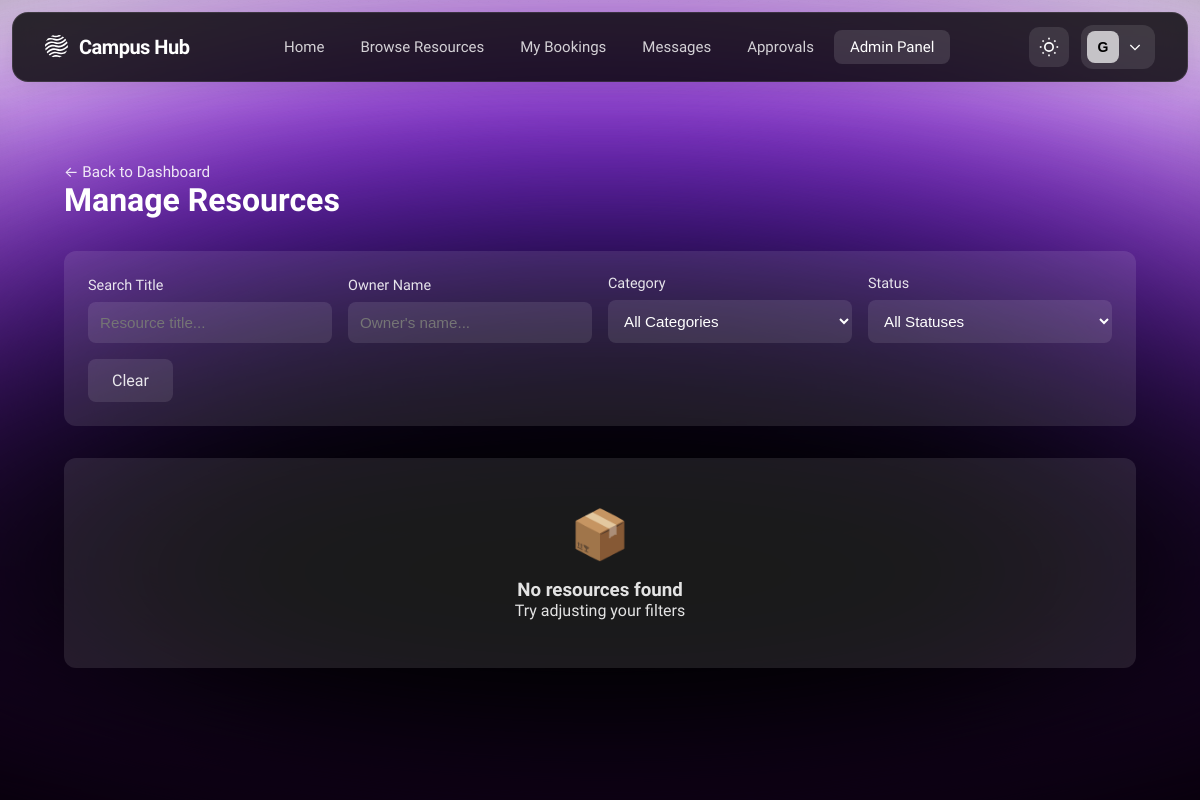
/admin/resources?page=2&search=&category=&status= (signed in), run on an earlier commit of the app's database.
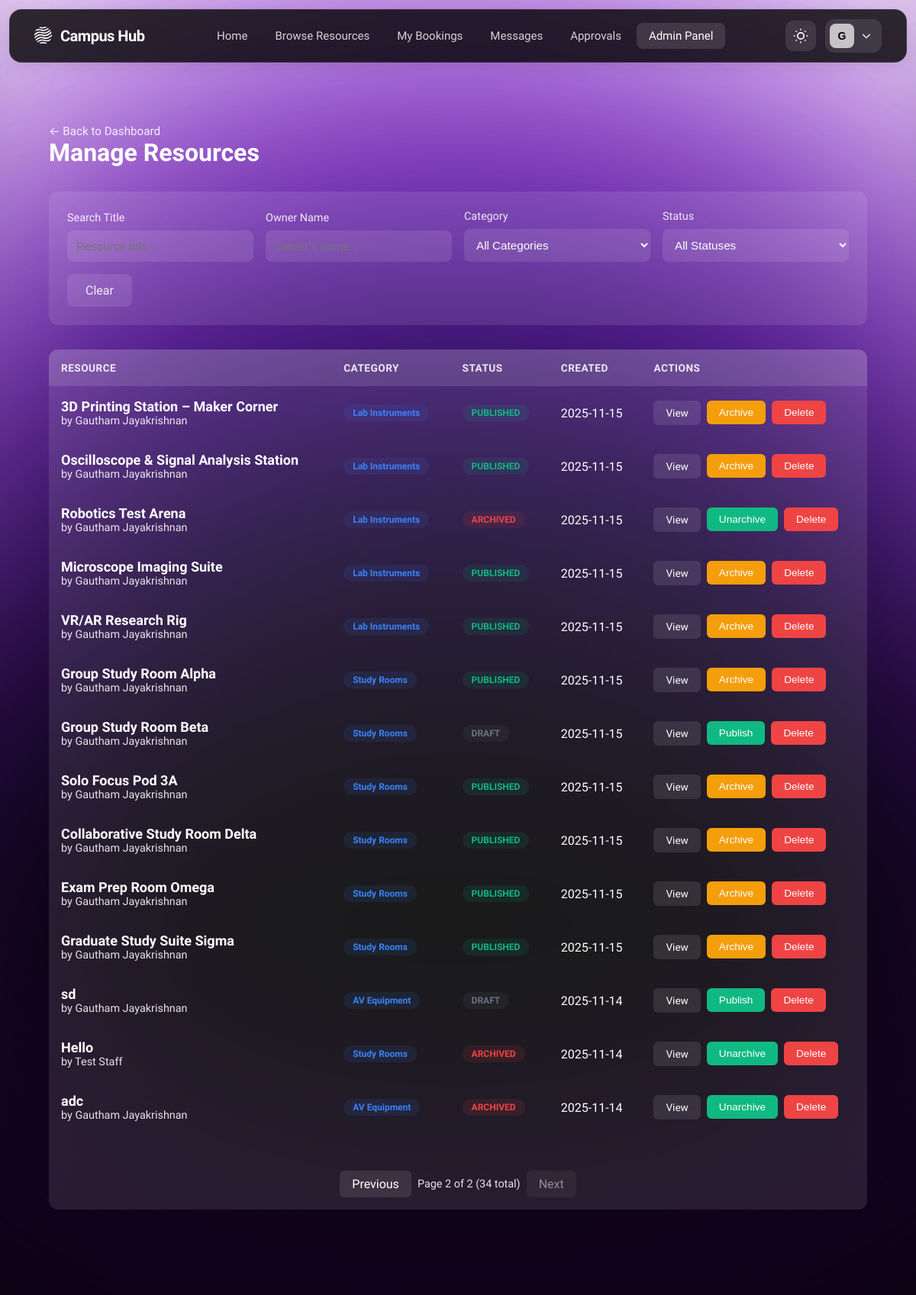
And on a later commit of the database.
### tables this page shows
CREATE TABLE resources (
    resource_id INTEGER PRIMARY KEY AUTOINCREMENT,
    owner_type TEXT NOT NULL CHECK (owner_type IN ('user','group')),
    owner_id INTEGER NOT NULL,  -- Polymorphic FK: user_id when owner_type='user', group_id when owner_type='group'
    title TEXT NOT NULL,
    description TEXT,
    category_id INTEGER REFERENCES resource_categories(category_id),
    location TEXT,
    capacity INTEGER CHECK (capacity > 0 OR capacity IS NULL),  -- NULL for resources without capacity limits
    status TEXT NOT NULL DEFAULT 'draft' CHECK (status IN ('draft','published','archived')),
    availability_mode TEXT NOT NULL DEFAULT 'rules' CHECK (availability_mode IN ('rules','open','by-request')),
    requires_approval BOOLEAN NOT NULL DEFAULT 0,
    created_at DATETIME DEFAULT CURRENT_TIMESTAMP,
    updated_at DATETIME
, images TEXT, availability_rules TEXT);

CREATE TABLE users (
    user_id INTEGER PRIMARY KEY AUTOINCREMENT,
    name TEXT NOT NULL,
    email TEXT NOT NULL UNIQUE,
    password_hash TEXT NOT NULL,
    role TEXT NOT NULL CHECK (role IN ('student','staff','admin')),
    profile_image TEXT,
    department_id INTEGER REFERENCES departments(department_id),
    email_verified BOOLEAN NOT NULL DEFAULT 0,
    verification_token TEXT,
    verification_token_expires DATETIME,
    reset_password_token TEXT,
    reset_password_expires DATETIME,
    created_at DATETIME DEFAULT CURRENT_TIMESTAMP,
    updated_at DATETIME
, is_banned INTEGER DEFAULT 0, last_login TIMESTAMP);

CREATE TABLE resource_categories (
    category_id INTEGER PRIMARY KEY AUTOINCREMENT,
    name TEXT NOT NULL,
    description TEXT,
    icon TEXT,
    created_at DATETIME DEFAULT CURRENT_TIMESTAMP
);

### src/controllers/admin_controller.py (the view)
@admin_bp.route('/resources')
@login_required
@role_required('admin')
def resources():
    try:
        status_filter = request.args.get('status', '')
        category_filter = request.args.get('category', '')
        search_query = request.args.get('search', '')
        owner_filter = request.args.get('owner', '')
        page = request.args.get('page', 1, type=int)
        per_page = 20
        resources_data = ResourceDAL.get_all_resources_paginated(
            page=page,
            per_page=per_page,
            status_filter=status_filter,
            category_filter=category_filter,
            search_query=search_query,
            owner_filter=owner_filter
        )
        categories = ResourceDAL.get_all_categories()
        return render_template(
            'admin/resources.html',
            result=resources_data,
            categories=categories,
            status_filter=status_filter,
            category_filter=category_filter,
            search_query=search_query,
            owner_filter=owner_filter
        )
    except Exception as e:
        logger.error(f"Error loading resources: {str(e)}", exc_info=True)
        flash('Error loading resources.', 'danger')
        return redirect(url_for('admin.dashboard'))

### src/app.py (called while the page is built)
def init_extensions(app):
    csrf.init_app(app)
    login_manager.init_app(app)
    login_manager.login_view = 'auth.login'  # Redirect to login page if not authenticated
    login_manager.login_message = 'Please log in to access this page.'
    login_manager.login_message_category = 'info'
    @login_manager.user_loader
    def load_user(user_id):
        from src.data_access.user_dal import UserDAL
        from src.models.user import User
        user_data = UserDAL.get_user_by_id(int(user_id))
        if user_data:
            return User(user_data)
        return None

### src/data_access/base_dal.py (called while the page is built)
    @classmethod
    def get_db_path(cls) -> str:
        if cls._db_path is None:
            base_dir = Path(__file__).parent.parent.parent
            cls._db_path = str(base_dir / 'campus_resource_hub.db')
        return cls._db_path

    @classmethod
    def execute_query(cls, query: str, params: Tuple = ()) -> List[Dict[str, Any]]:
        with cls.get_connection() as conn:
            cursor = conn.cursor()
            cursor.execute(query, params)
            rows = cursor.fetchall()
            return [dict(row) for row in rows]

### src/models/user.py (called while the page is built)
    @property
    def user_id(self) -> int:
        return self._user_id

### src/templates/admin/resources.html (shortened to what the changed rows need)
{% extends 'base.html' %}
{% block content %}
<div class="admin-container">
    <div class="page-header">
        <div>
            <h1>Manage Resources</h1>
        </div>
    </div>
    <div class="resources-table-container">
        {% if result.resources %}
        <table class="resources-table">
            <thead>
                <tr>
                    <th>Resource</th>
                    <th>Category</th>
                    <th>Status</th>
                    <th>Created</th>
                    <th>Actions</th>
                </tr>
            </thead>
            <tbody>
                {% for resource in result.resources %}
                <tr>
                    <td>
                        <div class="resource-title">{{ resource.title }}</div>
                        <div class="resource-owner">by {{ resource.owner_name }}</div>
                    </td>
                    <td>
                        <span class="category-badge">{{ resource.category }}</span>
                    </td>
                    <td>
                        <span class="status-badge {{ resource.status }}">{{ resource.status }}</span>
                    </td>
                    <td>{{ resource.created_at[:10] if resource.created_at else 'N/A' }}</td>
                    <td>
                        <div class="action-buttons">
                            <a href="{{ url_for('resource.detail', resource_id=resource.resource_id) }}" class="action-btn">View</a>
                            {% if resource.status == 'draft' %}
                            <form method="POST" action="{{ url_for('admin.update_resource_status', resource_id=resource.resource_id) }}" style="display: inline;" onsubmit="return confirm('Are you sure you want to publish this resource?');">
                                <button type="submit" class="action-btn success">Publish</button>
                            </form>
                            {% elif resource.status == 'published' %}
                            <form method="POST" action="{{ url_for('admin.update_resource_status', resource_id=resource.resource_id) }}" style="display: inline;" onsubmit="return confirm('Are you sure you want to archive this resource?');">
                                <button type="submit" class="action-btn warning">Archive</button>
                            </form>
                            {% else %}
                            <form method="POST" action="{{ url_for('admin.update_resource_status', resource_id=resource.resource_id) }}" style="display: inline;" onsubmit="return confirm('Are you sure you want to unarchive this resource?');">
                                <button type="submit" class="action-btn success">Unarchive</button>
                            </form>
                            {% endif %}
                            <form method="POST" action="{{ url_for('admin.delete_resource', resource_id=resource.resource_id) }}" style="display: inline;" onsubmit="return confirm('Are you sure you want to delete this resource?');">
                                <button type="submit" class="action-btn danger">Delete</button>
                            </form>
                        </div>
                    </td>
                </tr>
                {% endfor %}
            </tbody>
        </table>
        <div class="pagination">
            {% if result.pagination.has_prev %}
            <a href="{{ url_for('admin.resources', page=result.pagination.page - 1, search=request.args.get('search', ''), category=request.args.get('category', ''), status=request.args.get('status', '')) }}"
               class="pagination-btn">Previous</a>
            {% else %}
            <span class="pagination-btn disabled">Previous</span>
            {% endif %}
            <span class="pagination-info">
                Page {{ result.pagination.page }} of {{ result.pagination.total_pages }}
                ({{ result.pagination.total_count }} total)
            </span>
            {% if result.pagination.has_next %}
            <a href="{{ url_for('admin.resources', page=result.pagination.page + 1, search=request.args.get('search', ''), category=request.args.get('category', ''), status=request.args.get('status', '')) }}"
               class="pagination-btn">Next</a>
            {% else %}
            <span class="pagination-btn disabled">Next</span>
            {% endif %}
        </div>
        {% else %}
        <div class="empty-state">
            <div class="empty-state-icon">📦</div>
            <h3>No resources found</h3>
            <p>Try adjusting your filters</p>
        </div>
        {% endif %}
    </div>
</div>
{% endblock %}

### src/templates/base.html (shortened to what this page needs)
<!DOCTYPE html>
<html lang="en" data-theme="dark">
<head>
    <link rel="stylesheet" href="{{ url_for('static', filename='css/home.css') }}">
</head>
<body>
    <div class="background-effects">
        <div class="blur-white"></div>
        <div class="gradient-ellipse-1">
            <div style="position: absolute; inset: -31.25% -24.81%;">
            </div>
        </div>
        <div class="gradient-ellipse-2">
            <div style="position: absolute; inset: -41.49% -30.77%;">
            </div>
        </div>
        <div class="gradient-ellipse-3">
            <div style="position: absolute; inset: -62.11% -38.17%;">
            </div>
        </div>
        <div class="gradient-ellipse-4">
            <div style="position: absolute; inset: -37.04% -24.07%;">
            </div>
        </div>
        <div class="noise-texture"></div>
    </div>
    <nav class="navbar">
        <div class="navbar-container">
            <div class="navbar-left">
                <a href="{{ url_for('main.index') }}" class="navbar-logo">
                    <span class="logo-text">Campus Hub</span>
                </a>
            </div>
            <div class="navbar-center">
                <a href="{{ url_for('main.index') }}" class="nav-link {% if request.endpoint == 'main.index' %}active{% endif %}">Home</a>
                <a href="{{ url_for('resource.index') }}" class="nav-link {% if request.endpoint and request.endpoint.startswith('resource.') %}active{% endif %}">Browse Resources</a>
                {% if current_user.is_authenticated %}
                    <a href="{{ url_for('booking.index') }}" class="nav-link {% if request.endpoint and request.endpoint.startswith('booking.') and request.endpoint != 'booking.pending_approvals' %}active{% endif %}">My Bookings</a>
                    <a href="{{ url_for('message.inbox') }}" class="nav-link {% if request.endpoint and request.endpoint.startswith('message.') %}active{% endif %}" style="position: relative;">
                        Messages
                    </a>
                    {% if current_user.role in ['staff', 'admin'] %}
                        <a href="{{ url_for('booking.pending_approvals') }}" class="nav-link {% if request.endpoint == 'booking.pending_approvals' %}active{% endif %}" style="position: relative;">
                            Approvals
                        </a>
                    {% endif %}
                    {% if current_user.role == 'admin' %}
                        <a href="{{ url_for('admin.dashboard') }}" class="nav-link {% if request.endpoint and request.endpoint.startswith('admin.') %}active{% endif %}">Admin Panel</a>
                    {% endif %}
                {% endif %}
            </div>
            <div class="navbar-right">
                <button class="theme-toggle" onclick="toggleTheme()" aria-label="Toggle theme">
                </button>
                {% if current_user.is_authenticated %}
                <div class="account-dropdown">
                    <button class="account-button" onclick="toggleAccountMenu()">
                        <div class="account-avatar">
                            {{ current_user.name[0].upper() }}
                        </div>
                        <svg class="chevron-icon" fill="none" stroke="currentColor" stroke-width="2" viewBox="0 0 24 24">
                            <path d="M19 9l-7 7-7-7"/>
                        </svg>
                    </button>
                </div>
                {% endif %}
            </div>
        </div>
    </nav>
    <main class="main-content">
        {% block content %}{% endblock %}
    </main>
</body>
</html>

What changed in the data, as far as the page shows it:
added resources: title "3D Printing Station – Maker Corner", owner_name "Gautham Jayakrishnan", category "Lab Instruments", status "PUBLISHED", created_at "2025-11-15"
added resources: title "Oscilloscope & Signal Analysis Station", owner_name "Gautham Jayakrishnan", category "Lab Instruments", status "PUBLISHED", created_at "2025-11-15"
added resources: title "Robotics Test Arena", owner_name "Gautham Jayakrishnan", category "Lab Instruments", status "ARCHIVED", created_at "2025-11-15"
added resources: title "Microscope Imaging Suite", owner_name "Gautham Jayakrishnan", category "Lab Instruments", status "PUBLISHED", created_at "2025-11-15"
added resources: title "VR/AR Research Rig", owner_name "Gautham Jayakrishnan", category "Lab Instruments", status "PUBLISHED", created_at "2025-11-15"
added resources: title "Group Study Room Alpha", owner_name "Gautham Jayakrishnan", category "Study Rooms", status "PUBLISHED", created_at "2025-11-15"
added resources: title "Group Study Room Beta", owner_name "Gautham Jayakrishnan", category "Study Rooms", status "DRAFT", created_at "2025-11-15"
added resources: title "Solo Focus Pod 3A", owner_name "Gautham Jayakrishnan", category "Study Rooms", status "PUBLISHED", created_at "2025-11-15"
added resources: title "Collaborative Study Room Delta", owner_name "Gautham Jayakrishnan", category "Study Rooms", status "PUBLISHED", created_at "2025-11-15"
added resources: title "Exam Prep Room Omega", owner_name "Gautham Jayakrishnan", category "Study Rooms", status "PUBLISHED", created_at "2025-11-15"
added resources: title "Graduate Study Suite Sigma", owner_name "Gautham Jayakrishnan", category "Study Rooms", status "PUBLISHED", created_at "2025-11-15"
now on this page (row unchanged): resources: title "sd", owner_name "Gautham Jayakrishnan", category "AV Equipment", status "DRAFT", created_at "2025-11-14"
now on this page (row edited): resources: title "Hello", owner_name "Test Staff", category "Study Rooms", status "ARCHIVED", created_at "2025-11-14"
now on this page (row unchanged): resources: title "adc", owner_name "Gautham Jayakrishnan", category "AV Equipment", status "ARCHIVED", created_at "2025-11-14"
Also different on the page:
{{ result.pagination.page }}: (not shown) → "2"
{{ result.pagination.total_pages }}: (not shown) → "2"
{{ result.pagination.total_count }}: (not shown) → "34"
text no longer shown: "📦 No resources found Try adjusting your filters"
text now shown: "RESOURCE CATEGORY STATUS CREATED ACTIONS Previous Page of ( total) Next"
